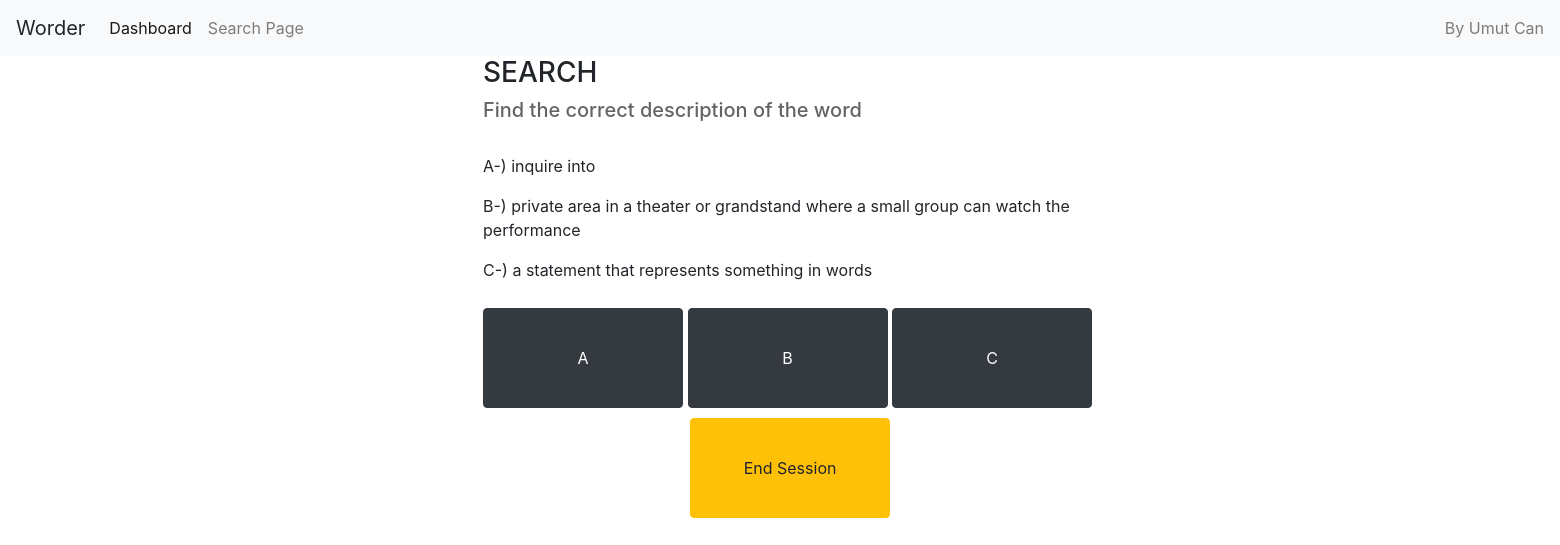
Screenshot of /practice with the database file from the repository.
### main.py (models this page shows)
class Words(db.Model):
    id = db.Column(db.Integer, primary_key=True)
    word = db.Column(db.String, unique=True, nullable=False)
    desc = db.Column(db.String)
    prac_time = db.Column(db.Integer)
    practice_point = db.Column(db.Integer)
    search_time = db.Column(db.Integer)

### main.py (the view, shortened to what this page needs)
@app.route("/practice", methods=['GET', 'POST'])
def practice():
    error= None
    table = Words.query.all()
    first_desc = get_rand_desc(table[0].desc)
    firt_word = table[0].word.upper()
    prac = Pratice.query.filter_by(id=1).first()
    if prac == None:
        prac=Pratice(
            number=0
        )
        db.session.add(prac)
        db.session.commit()
    else:
        prac = Pratice.query.filter_by(id=1).update(dict(number=0))
        db.session.commit()
    return render_template('practice.html',error=error, word=firt_word, desc=first_desc)

### main.py (called while the page is built)
def get_rand_desc(word_desc):
    table = Words.query.all()
    word_id = (Words.query.filter_by(desc=word_desc).first().id)-1
    number_list = [*range(0,len(table)-1)]
    number_list.pop(word_id)
    f_num, sec_num = random.sample(number_list,2)
    desc = [table[f_num].desc, table[sec_num].desc, word_desc]
    random.shuffle(desc)
    return desc

### templates/practice.html (shortened to what this page needs)
{% include 'navbar.html' %}
<!DOCTYPE html>
<html lang="en">
<head>
</head>
<link rel="stylesheet" href="https://cdn.jsdelivr.net/npm/bootstrap@4.1.3/dist/css/bootstrap.min.css">
<body>
    <div class="center">
        <h3>{{word}}</h3>
        <h5 style="opacity: 0.7;">Find the correct description of the word</h5>
        <br>
        <form class="sık" method="post">
            <p>A-) {{desc[0]}}</p>
            <p>B-) {{desc[1]}}</p>
            <p>C-) {{desc[2]}}</p>
            <button type="submit" class="btn btn-dark size" name="button" value="{{desc[0]}}">A</button>
            <button type="submit" class="btn btn-dark size" name="button" value="{{desc[1]}}">B</button>
            <button type="submit" class="btn btn-dark size" name="button" value="{{desc[2]}}">C</button>
            <button style="left: 34%; position: relative;" type="submit" class="btn btn-warning size" name="button" value="end">End Session</button>
        </form>
    </div>
</body>
</html>

### templates/practice.html (style rules this page uses)
body { margin: 0px; font-family: "Roboto", 'Times New Roman', Times, serif; }
* { margin: 0; padding: 0; }
.center { padding-right: 15px; padding-left: 15px; position: relative; top: 50pxpx; left: 30%; box-sizing: border-box; }
.sık { width: 609px; }
.size { margin-top: 10px; width: 200px; height: 100px; text-align: center; }

### rows the page displays
Words: word "SEARCH", desc "inquire into"
Words: desc "private area in a theater or grandstand where a small group can watch the performance"
Words: desc "a statement that represents something in words"
